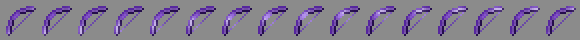
#> input picture notes/art/magic_bow/preview_filmstrip_magic_bow.png, 290 x 20 px, given in place of bow.png, which was not available (shown 2 times larger)
$ python gen.py
#> lines starting #> are read from the running program, lines starting #| are printed output that depends on the picture; pictures that were not available may be replaced by others from this repository, and a replacement may not be noted
#!/usr/bin/env python3
"""
Magic Armament (Seeker) -- animated BOW sprite generator.

Sibling of notes/art/magic_sword/flow/gen.py.  Same conjured-violet language:
translucent body, near-solid deep-indigo rim so the silhouette survives any
backdrop, and a brighter band of magic travelling along the weapon on a
seamless loop.

A bow is four sprites (idle + three pulling stages).  All four share ONE
palette, ONE pulse period and ONE phase, so the draw reads as a single
continuous weapon rather than four unrelated pictures.  What changes per stage
is the CHARGE: band amplitude, ambient glow and the heat of the nocked bolt all
climb with the draw, so stage 2 is visibly the hottest.

Geometry note: the bow, its string and the nocked arrow all live on the same
anti-diagonal as the sword, so the sword's (u, v) frame transfers verbatim:

    u = (x + (15 - y)) / 2      distance along the weapon, 0 = lower-left
    v = (x - (15 - y)) / 2      distance across it

In that frame the vanilla art separates cleanly:
    limb wood   u in [1, 5.5] and [9, 14]
    grip wrap   u in [6, 7]
    arrow       u in [7.5, 8]   (a line of CONSTANT u -- it crosses the bow)
    string      u in [2.5, 12.5] running parallel to the limb

so a single wavefront marching in u sweeps limb + string together and flashes
across the nocked bolt once per loop.

Outputs (all next to this file):
    magic_bow{,_pulling_0,_pulling_1,_pulling_2}.png[.mcmeta]
    preview_*.png   review renders
"""

import json
import math
import os

from PIL import Image

HERE = os.path.dirname(os.path.abspath(__file__))

FRAMES = 16
FRAMETIME = 2          # 16 * 2 = 32 ticks = 1.6 s per loop
SIZE = 16

# name, vanilla source, charge 0..1
STAGES = [
    ("magic_bow",           "bow.png",           0.00),
    ("magic_bow_pulling_0", "bow_pulling_0.png", 0.36),
    ("magic_bow_pulling_1", "bow_pulling_1.png", 0.68),
    ("magic_bow_pulling_2", "bow_pulling_2.png", 1.00),
]

# ---------------------------------------------------------------------------
# palette.  Vanilla luminance level -> (colour, base alpha).
# Values are lifted from the shipped magic_sword ramp wherever a level lines up
# so the two conjured weapons are demonstrably the same material.
# ---------------------------------------------------------------------------

# limb wood: vanilla browns 31 / 56 / 80 / 106
WOOD_RAMP = {
    31:  ((34, 10, 74), 252),      # shadow-side outline, deepest  (sword L24)
    56:  ((80, 28, 158), 236),     # light-side outline            (sword L68)
    # A bow limb is a 1 px core between two rims, so the body needs a little
    # more alpha than the sword's broad blade did or it reads as haze.
    80:  ((92, 36, 170), 164),     # translucent body
    106: ((108, 46, 192), 158),    # translucent body, lit side
}

# The two outline levels hold the silhouette.  A bow limb is only ~3 px across
# (outer rim / core / inner rim), so the rim is most of the sprite -- it has to
# resist the flow or the whole bow blooms into a white noodle.
EDGE_HEAT = {31: 0.14, 56: 0.26}

# Ceiling on the see-through core, so even the crest of the pulse stays
# translucent rather than turning the limb solid.
BODY_ALPHA_CAP = 198

# grip wrap: vanilla greys 107 / 150.  Same hue family, deeper + noticeably
# more solid, so the riser reads as the physical anchor for the energy.
GRIP_RAMP = {
    107: ((110, 58, 186), 236),
    150: ((130, 74, 208), 230),
}

# bowstring: vanilla grey 68.  One pixel wide, so it needs a fair bit of alpha
# to exist at all, but it is the most "conjured" part -- a taut thread.
STRING_RAMP = {
    68:  ((96, 56, 172), 202),
}

# nocked bolt.  Shaft reuses the vanilla browns; the head is vanilla's
# 177 / 216 / 255 whites.  Colours borrowed from magic_bolt.png.
SHAFT_RAMP = {
    31:  ((50, 26, 92), 250),
    106: ((150, 108, 220), 176),
    80:  ((124, 84, 196), 172),
    56:  ((96, 62, 160), 232),
}
# The head is only three pixels and vanilla gives it no dark neighbour, so the
# darkest of the three has to act as its own rim -- otherwise the nocked bolt
# blooms to white and vanishes against snow.
HEAD_RAMP = {
    177: ((104, 58, 186), 250),
    216: ((172, 132, 238), 248),
    255: ((226, 214, 255), 252),
}

FLOW_COLOR = (244, 236, 255)   # crest of the travelling band
FLOW_WARM = (198, 168, 255)    # shoulder of the band

# Pulse spacing in u.  The bow spans u 1..14 (span ~13).  A period of exactly
# the span puts both tips permanently in phase, so the bow was lit at one end
# or the other in every frame; a period of 10 put two crests on the limb at
# once.  15.5 leaves a genuine gap: one crest sweeps tip to tip, the bow
# settles back to deep violet, and the next crest is already ~0.5 up at the
# lower tip as the old one leaves the upper one, so the wrap still cross-fades.
PERIOD = 15.5
SIGMA = 1.35                   # band half-width in u

ARROW_U_LO, ARROW_U_HI = 7.25, 8.25


def uv(x, y):
    return (x + (15 - y)) / 2.0, (x - (15 - y)) / 2.0


def lum(px):
    r, g, b, _ = px
    return int(round(0.299 * r + 0.587 * g + 0.114 * b))


def nearest(ramp, v):
    return ramp[min(ramp, key=lambda k: abs(k - v))]


def classify(x, y, px, pulling):
    """-> 'wood' | 'grip' | 'string' | 'shaft' | 'head'"""
    r, g, b, _ = px
    u, _v = uv(x, y)
    if r == g == b:                                  # vanilla greys
        L = r
        if L >= 165:
            return "head"                            # arrowhead 177/216/255
        if L <= 80:
            return "string"                          # 68
        return "grip"                                # 107 / 150
    # browns
    if pulling and ARROW_U_LO <= u <= ARROW_U_HI:
        return "shaft"
    return "wood"


def lerp(a, b, t):
    return a + (b - a) * t


def mix(c1, c2, t):
    return tuple(lerp(c1[i], c2[i], t) for i in range(3))


def wrapped_delta(a, b, period):
    d = (a - b) % period
    return d - period if d > period / 2 else d


def build_frame(src, kinds, f, charge):
    """One 16x16 RGBA frame at loop phase f in [0,1), draw charge in [0,1]."""
    im = Image.new("RGBA", (SIZE, SIZE), (0, 0, 0, 0))
    out = im.load()

    crest = (f * PERIOD) % PERIOD          # band centre, marches toward the tip
    sigma = SIGMA + 0.35 * charge          # a fuller drawn bow carries a fatter band
    band_gain = 1.0 + 0.55 * charge
    amb_gain = 1.0 + 0.25 * charge
    breathe = 0.5 + 0.5 * math.sin(2 * math.pi * f)

    # standing glow gathering at the riser as the bow is drawn
    nock_gain = 0.13 * charge

    for y in range(SIZE):
        for x in range(SIZE):
            sp = src.getpixel((x, y))
            if sp[3] == 0:
                continue
            kind = kinds[(x, y)]
            L = lum(sp)
            u, v = uv(x, y)

            if kind == "wood":
                col, alpha = nearest(WOOD_RAMP, L)
                gain = 1.0 * EDGE_HEAT.get(L, 1.0)
                translucent = L not in EDGE_HEAT
            elif kind == "grip":
                col, alpha = nearest(GRIP_RAMP, L)
                gain, translucent = 0.55, False
            elif kind == "string":
                col, alpha = nearest(STRING_RAMP, L)
                gain, translucent = 0.45, False
            elif kind == "shaft":
                col, alpha = nearest(SHAFT_RAMP, L)
                gain, translucent = (0.22 if L == 31 else 0.72), (L != 31)
            else:                                    # head
                col, alpha = nearest(HEAD_RAMP, L)
                gain, translucent = 0.62, False

            col = list(col)
            alpha = float(alpha)

            # --- travelling band ------------------------------------------
            d = wrapped_delta(u, crest, PERIOD)
            band = math.exp(-(d * d) / (2 * sigma * sigma))
            band *= band_gain * gain

            # --- ambient shimmer, keeps the body from ever looking static --
            shimmer = 0.5 + 0.5 * math.sin(2 * math.pi * (f * 2.0 - u * 0.16))
            amb = (0.05 * shimmer + 0.03 * breathe) * amb_gain * gain

            raw = band * 1.60 + amb

            # --- charge terms ---------------------------------------------
            if kind in ("shaft", "head"):
                # the nocked bolt is the thing being charged: it holds a steady
                # heat that climbs hard with the draw, plus a quick shiver that
                # runs down its length (which is the v axis, not u).
                shiver = 0.5 + 0.5 * math.sin(2 * math.pi * (f * 3.0 + v * 0.28))
                raw += (0.10 + 0.80 * charge) * gain
                raw += 0.12 * shiver * gain * (0.4 + charge)
            else:
                # power gathering at the riser / nocking point
                raw += nock_gain * gain * math.exp(-((u - 7.5) ** 2) / 26.0)

            # Soft saturation.  A hard min(1.0, ...) flattened the crest into a
            # uniform white bar wherever the band ran along the limb; this keeps
            # the falloff readable no matter how hot the stage gets.
            heat = 1.0 - math.exp(-raw)

            # stay in the violet family: the crest only ever gets part-way to
            # white, so the bow never reads as "a white bow".
            warm = mix(col, FLOW_WARM, min(1.0, heat * 1.25))
            col = mix(warm, FLOW_COLOR, 0.66 * max(0.0, heat - 0.55) / 0.45)

            alpha = alpha + (255 - alpha) * min(1.0, heat * 0.48)
            if translucent:
                alpha = min(alpha, BODY_ALPHA_CAP)

            out[x, y] = tuple(int(round(min(255, c))) for c in col) + (
                int(round(min(255, alpha))),)
    return im


# ---------------------------------------------------------------------------
# preview helpers
# ---------------------------------------------------------------------------

FLATS = {
    "gui":   (139, 139, 139),
    "snow":  (243, 246, 250),
    "night": (16, 14, 22),
}


# [20 lines left out: functions noise_tile, bg_cell, not called in this run]


BG_NAMES = ["gui", "snow", "stone", "grass", "night"]


# [78 lines left out: functions paste_on, render_previews, not called in this run]


def main():
    all_frames = []
    for name, srcname, charge in STAGES:
        src = Image.open(os.path.join(HERE, srcname)).convert("RGBA")
#> src is the input picture: PIL image 290x20 RGBA; mean R, G, B, A 131.7, 124.9, 142.6, 255
        pulling = srcname != "bow.png"
        kinds = {}
        for y in range(SIZE):
            for x in range(SIZE):
                p = src.getpixel((x, y))
                if p[3]:
                    kinds[(x, y)] = classify(x, y, p, pulling)
#> after the loop, kinds = 256 items
        frames = [build_frame(src, kinds, i / FRAMES, charge) for i in range(FRAMES)]
#> in build_frame, `im = Image.new("RGBA", (SIZE, SIZE), (0, 0, 0, 0))`: im: PIL image 16x16 RGBA; every value is 0
#> the loop in build_frame (call 2), `for y in range(SIZE):` made 16 passes
        all_frames.append((name, charge, frames))

        sheet = Image.new("RGBA", (SIZE, SIZE * FRAMES), (0, 0, 0, 0))
#> sheet: PIL image 16x256 RGBA; every value is 0
        for i, fr in enumerate(frames):
            sheet.paste(fr, (0, i * SIZE))
#> this loop made 16 passes
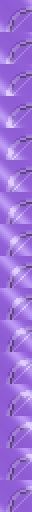
#> sheet: PIL image 16x256 RGBA (shown 2 times larger); mean R, G, B, A 139.1, 90.1, 210.8, 219.6; transparent parts drawn white
        sheet.save(os.path.join(HERE, name + ".png"))
        with open(os.path.join(HERE, name + ".png.mcmeta"), "w") as fh:
            json.dump({"animation": {"frametime": FRAMETIME, "interpolate": True}},
                      fh, indent=2)
            fh.write("\n")

        counts = {}
        for v in kinds.values():
            counts[v] = counts.get(v, 0) + 1
        print(f"{name:22s} charge={charge:.2f} regions={counts}")
#| magic_bow              charge=0.00 regions={'grip': 194, 'wood': 62}
#> pass 2 of the loop in main, `for name, srcname, charge in STAGES:`:
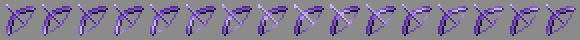
#> input picture notes/art/magic_bow/preview_filmstrip_magic_bow_pulling_0.png, 290 x 20 px, given in place of bow_pulling_0.png, which was not available (shown 2 times larger)
#> in main, src is the input picture: PIL image 290x20 RGBA; mean R, G, B, A 132.5, 124.6, 145.3, 255
#> the loop in main, `for i, fr in enumerate(frames):` made 16 passes
#> after the loop in main, `for i, fr in enumerate(frames):`:
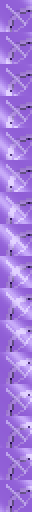
#> sheet: PIL image 16x256 RGBA (shown 2 times larger); mean R, G, B, A 147.1, 101.3, 215.7, 218.2; transparent parts drawn white
#> the loop in main, `for v in kinds.values():` made 256 passes
#> v on passes 1 to 3: 'grip', 'grip', 'grip'
#| magic_bow_pulling_0    charge=0.36 regions={'grip': 178, 'shaft': 20, 'wood': 58}

    render_previews(all_frames)
    print(f"frames={FRAMES} frametime={FRAMETIME} sheet=16x{16*FRAMES} period={PERIOD}")


if __name__ == "__main__":
#> (the run stopped early here; a loop or call above may not have finished)
